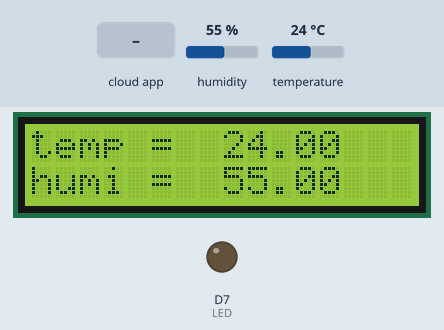
Recording of a sketch running on a simulated ESP8266 (NodeMCU). On the bench: 16×2 character LCD, output pins drawn as LEDs (lit = HIGH). The inputs (shaded band) are chosen by the test bench; at power-on: temperature 24 °C, humidity 55 %. WiFi joins after 1.5 s; servers stay silent unless stated; the Firebase database answers and starts empty; what the sketch prints to the serial monitor is not drawn.

Above: at 3.8 s.
3.9 s: the phone or cloud app sets led to 1
At 6.8 s:
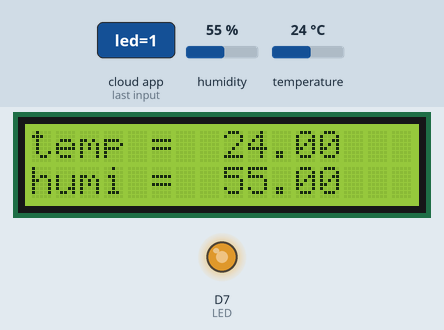
8.0 s: temperature set to 12 °C
At 10.3 s:
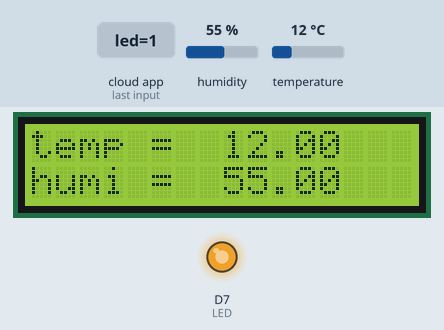
11.0 s: humidity set to 22 %
At 13.4 s:
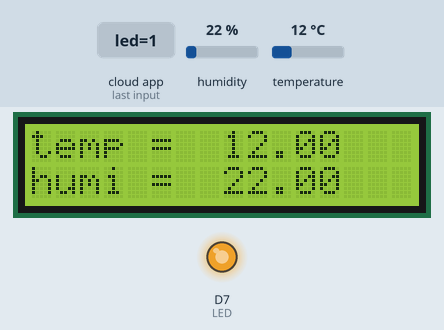
13.7 s: humidity set to 40 %
At 15.9 s:
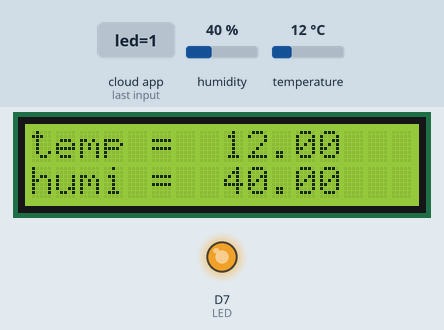
16.7 s: temperature set to 19 °C
At 19.7 s:
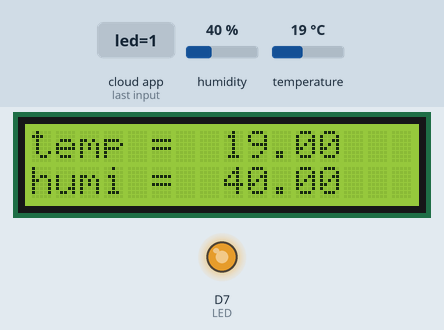
20.0 s: the phone or cloud app sets led to 0
At 22.0 s:
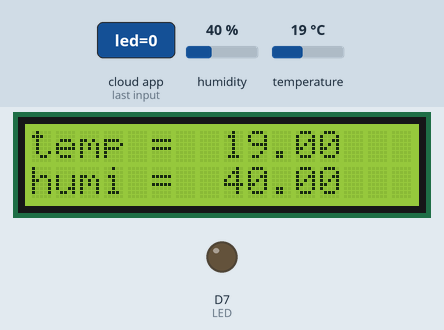
Timing chart, 0 to 23.5 s (numbered marks = the images above; inputs shaded):
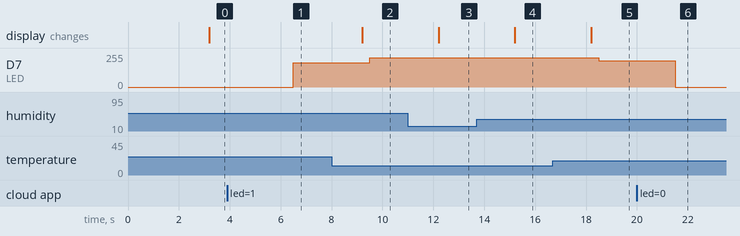

The sketch:

Kennel.ino
```cpp
//1101 14:43

//센서 관련 헤더
#include "DHT.h"
#include <LiquidCrystal_I2C.h>
//sql 관련 헤더
#include <Firebase_ESP_Client.h>
#include <addons/RTDBHelper.h>
//와이파이 관련 헤더
#include <ESP8266WiFi.h>
//와이파이 연결을 위한 id pw
const char *ssid = "2F_es_room";
const char *password = "0424719222";


//아두이노 소자 컨트롤을 위한 핀 설정
#define DHTPIN 5 //board pin 3
#define DHTTYPE DHT11
#define LED D7

//파이어베이스 연결 세팅
#define DATABASE_URL "https://kennel-592d9-default-rtdb.asia-southeast1.firebasedatabase.app/" // RTDB의 URL realtime database에서 확인
#define DATABASE_SECRET "hgtHCtQw3BErb6YrGBgF49GuPHwHDnEKKz8OEEzn"    // RTDB의 비밀번호 프로젝트 설정 > 서비스 계정에서 확인


WiFiClient client;

FirebaseData fbdo;
FirebaseAuth auth;
FirebaseConfig config;
unsigned long dataMillis = 0;

int led = 0; // 0=OFF , 1=ON
DHT dht(DHTPIN, DHTTYPE);
LiquidCrystal_I2C lcd(0x27,16,2);

void setup() {
    Serial.begin(9600);
    pinMode(LED,OUTPUT);
    lcd.init();
    lcd.backlight();
    dht.begin();
    WiFi_connect();
    FireBase_connect();
}

void loop(){


        if(millis()-dataMillis > 3000){
          dataMillis = millis();
          if(Firebase.RTDB.getInt(&fbdo,"/LED_STATE/led")){
            String tempT = fbdo.to<const char *>();
            led = tempT.toInt();
            Serial.print("Status: ");
            Serial.println(led);
          }
          else Serial.println(fbdo.errorReason().c_str());
          sendData();
        }


}

void WiFi_connect(){
    Serial.println("---------------------------------------");
    Serial.println(ssid);
    // 와이파이 이름과 비밀번호를 통해 WIFI연결을 시작 // WL_CONNECTED라는 값을 돌려준다
    WiFi.begin(ssid, password);
    while (WiFi.status() != WL_CONNECTED) {
        // 네트워크의 연결 상태, 8개의 리턴값
        // STATUS와 WL_CONNECTED 값이 같은지를 통해 제대로 연결이 되있는지를 확인할 수 있다
        delay(500);
        Serial.print(".");
    }

    Serial.println();
    Serial.println("Wifi connected!");
    Serial.println("\nConnected to network");
    Serial.print("My IP address is: ");
    Serial.println(WiFi.localIP());
}
void FireBase_connect(){
    Serial.printf("Firebase Client v%s\n\n", FIREBASE_CLIENT_VERSION);
    config.database_url = DATABASE_URL;
    config.signer.tokens.legacy_token = DATABASE_SECRET;
    Firebase.reconnectWiFi(true);
    Firebase.begin(&config, &auth);// FireBase 시작
    delay(1000);
}
void sendData(){
    float temp = dht.readTemperature();
    float humi = dht.readHumidity();

    if(led==0){
        if(!isnan(temp)&&!isnan(humi)){
            LCD_OUT();
          if (Firebase.RTDB.setFloat(&fbdo, "/TEMPERATURE/value", temp)) {
            Serial.print("온도 저장 성공: ");
            Serial.println(temp);
          }
          else {
            Serial.print("온도 저장 실패: ");
            Serial.println(fbdo.errorReason().c_str());
          }
          if (Firebase.RTDB.setFloat(&fbdo, "/HUMIDITY/value", humi)) {
            Serial.print("습도 저장 성공: ");
            Serial.println(humi);
          }
          else {
            Serial.print("습도 저장 실패: ");
            Serial.println(fbdo.errorReason().c_str());
          }
          analogWrite(LED,LOW);
          if (Firebase.RTDB.setFloat(&fbdo, "/BRIGHT/value", 0)) {
                Serial.print("밝기 저장 성공: ");
                Serial.println("LED OFF");
            }
            else {
                Serial.print("밝기 저장 실패: ");
                Serial.println(fbdo.errorReason().c_str());
            }
        }
    }
    else if(led==1){
        if(!isnan(temp)&&!isnan(humi)){
            LCD_OUT();
          if (Firebase.RTDB.setFloat(&fbdo, "/TEMPERATURE/value", temp)) {
            Serial.print("온도 저장 성공: ");
            Serial.println(temp);
          }
          else {
            Serial.print("온도 저장 실패: ");
            Serial.println(fbdo.errorReason().c_str());
          }
          if (Firebase.RTDB.setFloat(&fbdo, "/HUMIDITY/value", humi)) {
              Serial.print("습도 저장 성공: ");
            Serial.println(humi);
          }
          else {
            Serial.print("습도 저장 실패: ");
            Serial.println(fbdo.errorReason().c_str());
          }

            int bright = 255-temp*3; //온도가 높을수록 밝기를 낮춤
            analogWrite(LED,bright);
            if (Firebase.RTDB.setFloat(&fbdo, "/BRIGHT/value", bright)) {
                Serial.print("밝기 저장 성공: ");
                Serial.println(bright);
            }
            else {
                Serial.print("밝기 저장 실패: ");
                Serial.println(fbdo.errorReason().c_str());
            }
        }
    }
}
void LCD_OUT(){
    float temp = dht.readTemperature();
    float humi = dht.readHumidity();
    lcd.setCursor(0,0);
    lcd.print("temp = ");
    lcd.setCursor(8,0);
    lcd.print(temp);
    lcd.setCursor(0,1);
    lcd.print("humi = ");
    lcd.setCursor(8,1);
    lcd.print(humi);
}
```

Measured:
- after the input at 3.9 s, D7 (LED): 0/255 → 183/255 after 2.6 s
- after the input at 8.0 s, D7 (LED): 183/255 → 219/255 after 1.5 s; the display: changes after 1.2 s (image 2)
- after the input at 11.0 s, the display: changes after 1.2 s (image 3)
- after the input at 13.7 s, the display: changes after 1.5 s (image 4)
- after the input at 16.7 s, D7 (LED): 219/255 → 198/255 after 1.8 s; the display: changes after 1.5 s (image 5)
- after the input at 20.0 s, D7 (LED): 198/255 → 0/255 after 1.5 s
